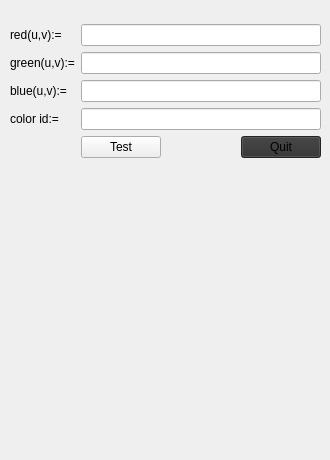
           <widget class="QWidget" name="SurfaceColor">
            <attribute name="title">
             <string>Color</string>
            </attribute>
            <widget class="QWidget" name="layoutWidget_2">
             <property name="geometry">
              <rect>
               <x>10</x>
               <y>0</y>
               <width>311</width>
               <height>451</height>
              </rect>
             </property>
             <layout class="QGridLayout" name="gridColorLayout">
              <item row="3" column="0">
               <widget class="QLabel" name="labelSurfaceBlue">
                <property name="text">
                 <string>blue(u,v):=</string>
                </property>
               </widget>
              </item>
              <item row="1" column="0">
               <widget class="QLabel" name="labelSurfaceRed">
                <property name="text">
                 <string>red(u,v):=</string>
                </property>
               </widget>
              </item>
              <item row="4" column="1">
               <widget class="QLineEdit" name="surfaceColorId"/>
              </item>
              <item row="4" column="0">
               <widget class="QLabel" name="labelSurfaceColorId">
                <property name="text">
                 <string>color id:=</string>
                </property>
               </widget>
              </item>
              <item row="1" column="1">
               <widget class="QLineEdit" name="surfaceRed">
                <property name="sizePolicy">
                 <sizepolicy hsizetype="Expanding" vsizetype="Fixed">
                  <horstretch>0</horstretch>
                  <verstretch>0</verstretch>
                 </sizepolicy>
                </property>
               </widget>
              </item>
              <item row="0" column="1">
               <spacer name="verticalSpacer_4">
                <property name="orientation">
                 <enum>Qt::Vertical</enum>
                </property>
                <property name="sizeType">
                 <enum>QSizePolicy::Fixed</enum>
                </property>
                <property name="sizeHint" stdset="0">
                 <size>
                  <width>20</width>
                  <height>24</height>
                 </size>
                </property>
               </spacer>
              </item>
              <item row="2" column="1">
               <widget class="QLineEdit" name="surfaceGreen"/>
              </item>
              <item row="3" column="1">
               <widget class="QLineEdit" name="surfaceBlue"/>
              </item>
              <item row="2" column="0">
               <widget class="QLabel" name="labelSurfaceGreen">
                <property name="text">
                 <string>green(u,v):=</string>
                </property>
               </widget>
              </item>
              <item row="6" column="1">
               <spacer name="verticalSpacer_5">
                <property name="orientation">
                 <enum>Qt::Vertical</enum>
                </property>
                <property name="sizeHint" stdset="0">
                 <size>
                  <width>20</width>
                  <height>40</height>
                 </size>
                </property>
               </spacer>
              </item>
              <item row="5" column="1">
               <layout class="QHBoxLayout" name="horizontalLayout_3">
                <item>
                 <widget class="QPushButton" name="btnFillSurfaceColorInput">
                  <property name="sizePolicy">
                   <sizepolicy hsizetype="Fixed" vsizetype="Fixed">
                    <horstretch>0</horstretch>
                    <verstretch>0</verstretch>
                   </sizepolicy>
                  </property>
                  <property name="text">
                   <string>Test</string>
                  </property>
                 </widget>
                </item>
                <item>
                 <spacer name="horizontalSpacer_2">
                  <property name="orientation">
                   <enum>Qt::Horizontal</enum>
                  </property>
                  <property name="sizeHint" stdset="0">
                   <size>
                    <width>40</width>
                    <height>20</height>
                   </size>
                  </property>
                 </spacer>
                </item>
                <item>
                 <widget class="QPushButton" name="btnQuit2">
                  <property name="palette">
                   <palette>
                    <active>
                     <colorrole role="WindowText">
                      <brush brushstyle="SolidPattern">
                       <color alpha="255">
                        <red>0</red>
                        <green>0</green>
                        <blue>0</blue>
                       </color>
                      </brush>
                     </colorrole>
                     <colorrole role="Button">
                      <brush brushstyle="SolidPattern">
                       <color alpha="255">
                        <red>179</red>
                        <green>15</green>
                        <blue>39</blue>
                       </color>
                      </brush>
                     </colorrole>
                     <colorrole role="Light">
                      <brush brushstyle="SolidPattern">
                       <color alpha="255">
                        <red>255</red>
                        <green>34</green>
                        <blue>66</blue>
                       </color>
                      </brush>
                     </colorrole>
                     <colorrole role="Midlight">
                      <brush brushstyle="SolidPattern">
                       <color alpha="255">
                        <red>217</red>
                        <green>24</green>
                        <blue>52</blue>
                       </color>
                      </brush>
                     </colorrole>
                     <colorrole role="Dark">
                      <brush brushstyle="SolidPattern">
                       <color alpha="255">
                        <red>89</red>
                        <green>7</green>
                        <blue>19</blue>
                       </color>
                      </brush>
                     </colorrole>
                     <colorrole role="Mid">
                      <brush brushstyle="SolidPattern">
                       <color alpha="255">
                        <red>119</red>
                        <green>10</green>
                        <blue>26</blue>
                       </color>
                      </brush>
                     </colorrole>
                     <colorrole role="Text">
                      <brush brushstyle="SolidPattern">
                       <color alpha="255">
                        <red>0</red>
                        <green>0</green>
                        <blue>0</blue>
                       </color>
                      </brush>
                     </colorrole>
                     <colorrole role="BrightText">
                      <brush brushstyle="SolidPattern">
                       <color alpha="255">
                        <red>255</red>
                        <green>255</green>
                        <blue>255</blue>
                       </color>
                      </brush>
                     </colorrole>
                     <colorrole role="ButtonText">
                      <brush brushstyle="SolidPattern">
                       <color alpha="255">
                        <red>0</red>
                        <green>0</green>
                        <blue>0</blue>
                       </color>
                      </brush>
                     </colorrole>
                     <colorrole role="Base">
                      <brush brushstyle="SolidPattern">
                       <color alpha="255">
                        <red>255</red>
                        <green>255</green>
                        <blue>255</blue>
                       </color>
                      </brush>
                     </colorrole>
                     <colorrole role="Window">
                      <brush brushstyle="SolidPattern">
                       <color alpha="255">
                        <red>179</red>
                        <green>15</green>
                        <blue>39</blue>
                       </color>
                      </brush>
                     </colorrole>
                     <colorrole role="Shadow">
                      <brush brushstyle="SolidPattern">
                       <color alpha="255">
                        <red>0</red>
                        <green>0</green>
                        <blue>0</blue>
                       </color>
                      </brush>
                     </colorrole>
                     <colorrole role="AlternateBase">
                      <brush brushstyle="SolidPattern">
                       <color alpha="255">
                        <red>217</red>
                        <green>135</green>
                        <blue>147</blue>
                       </color>
                      </brush>
                     </colorrole>
                     <colorrole role="ToolTipBase">
                      <brush brushstyle="SolidPattern">
                       <color alpha="255">
                        <red>255</red>
                        <green>255</green>
                        <blue>220</blue>
                       </color>
                      </brush>
                     </colorrole>
                     <colorrole role="ToolTipText">
                      <brush brushstyle="SolidPattern">
                       <color alpha="255">
                        <red>0</red>
                        <green>0</green>
                        <blue>0</blue>
                       </color>
                      </brush>
                     </colorrole>
                    </active>
                    <inactive>
                     <colorrole role="WindowText">
                      <brush brushstyle="SolidPattern">
                       <color alpha="216">
                        <red>255</red>
                        <green>255</green>
                        <blue>255</blue>
                       </color>
                      </brush>
                     </colorrole>
                     <colorrole role="Button">
                      <brush brushstyle="SolidPattern">
                       <color alpha="255">
                        <red>50</red>
                        <green>50</green>
                        <blue>50</blue>
                       </color>
                      </brush>
                     </colorrole>
                     <colorrole role="Light">
                      <brush brushstyle="SolidPattern">
                       <color alpha="255">
                        <red>55</red>
                        <green>55</green>
                        <blue>55</blue>
                       </color>
                      </brush>
                     </colorrole>
                     <colorrole role="Midlight">
                      <brush brushstyle="SolidPattern">
                       <color alpha="255">
                        <red>52</red>
                        <green>52</green>
                        <blue>52</blue>
                       </color>
                      </brush>
                     </colorrole>
                     <colorrole role="Dark">
                      <brush brushstyle="SolidPattern">
                       <color alpha="255">
                        <red>191</red>
                        <green>191</green>
                        <blue>191</blue>
                       </color>
                      </brush>
                     </colorrole>
                     <colorrole role="Mid">
                      <brush brushstyle="SolidPattern">
                       <color alpha="255">
                        <red>36</red>
                        <green>36</green>
                        <blue>36</blue>
                       </color>
                      </brush>
                     </colorrole>
                     <colorrole role="Text">
                      <brush brushstyle="SolidPattern">
                       <color alpha="216">
                        <red>255</red>
                        <green>255</green>
                        <blue>255</blue>
                       </color>
                      </brush>
                     </colorrole>
                     <colorrole role="BrightText">
                      <brush brushstyle="SolidPattern">
                       <color alpha="255">
                        <red>55</red>
                        <green>55</green>
                        <blue>55</blue>
                       </color>
                      </brush>
                     </colorrole>
                     <colorrole role="ButtonText">
                      <brush brushstyle="SolidPattern">
                       <color alpha="255">
                        <red>0</red>
                        <green>0</green>
                        <blue>0</blue>
                       </color>
                      </brush>
                     </colorrole>
                     <colorrole role="Base">
                      <brush brushstyle="SolidPattern">
                       <color alpha="255">
                        <red>23</red>
                        <green>23</green>
                        <blue>23</blue>
                       </color>
                      </brush>
                     </colorrole>
                     <colorrole role="Window">
                      <brush brushstyle="SolidPattern">
                       <color alpha="255">
                        <red>50</red>
                        <green>50</green>
                        <blue>50</blue>
                       </color>
                      </brush>
                     </colorrole>
                     <colorrole role="Shadow">
                      <brush brushstyle="SolidPattern">
                       <color alpha="255">
                        <red>0</red>
                        <green>0</green>
                        <blue>0</blue>
                       </color>
                      </brush>
                     </colorrole>
                     <colorrole role="AlternateBase">
                      <brush brushstyle="SolidPattern">
                       <color alpha="255">
                        <red>152</red>
                        <green>152</green>
                        <blue>152</blue>
                       </color>
                      </brush>
                     </colorrole>
                     <colorrole role="ToolTipBase">
                      <brush brushstyle="SolidPattern">
                       <color alpha="63">
                        <red>255</red>
                        <green>255</green>
                        <blue>255</blue>
                       </color>
                      </brush>
                     </colorrole>
                     <colorrole role="ToolTipText">
                      <brush brushstyle="SolidPattern">
                       <color alpha="255">
                        <red>0</red>
                        <green>0</green>
                        <blue>0</blue>
                       </color>
                      </brush>
                     </colorrole>
                    </inactive>
                    <disabled>
                     <colorrole role="WindowText">
                      <brush brushstyle="SolidPattern">
                       <color alpha="255">
                        <red>89</red>
                        <green>7</green>
                        <blue>19</blue>
                       </color>
                      </brush>
                     </colorrole>
                     <colorrole role="Button">
                      <brush brushstyle="SolidPattern">
                       <color alpha="255">
                        <red>179</red>
                        <green>15</green>
                        <blue>39</blue>
                       </color>
                      </brush>
                     </colorrole>
                     <colorrole role="Light">
                      <brush brushstyle="SolidPattern">
                       <color alpha="255">
                        <red>255</red>
                        <green>34</green>
                        <blue>66</blue>
                       </color>
                      </brush>
                     </colorrole>
                     <colorrole role="Midlight">
                      <brush brushstyle="SolidPattern">
                       <color alpha="255">
                        <red>217</red>
                        <green>24</green>
                        <blue>52</blue>
                       </color>
                      </brush>
                     </colorrole>
                     <colorrole role="Dark">
                      <brush brushstyle="SolidPattern">
                       <color alpha="255">
                        <red>89</red>
                        <green>7</green>
                        <blue>19</blue>
                       </color>
                      </brush>
                     </colorrole>
                     <colorrole role="Mid">
                      <brush brushstyle="SolidPattern">
                       <color alpha="255">
                        <red>119</red>
                        <green>10</green>
                        <blue>26</blue>
                       </color>
                      </brush>
                     </colorrole>
                     <colorrole role="Text">
                      <brush brushstyle="SolidPattern">
                       <color alpha="255">
                        <red>89</red>
                        <green>7</green>
                        <blue>19</blue>
                       </color>
                      </brush>
                     </colorrole>
                     <colorrole role="BrightText">
                      <brush brushstyle="SolidPattern">
                       <color alpha="255">
                        <red>255</red>
                        <green>255</green>
                        <blue>255</blue>
                       </color>
                      </brush>
                     </colorrole>
                     <colorrole role="ButtonText">
                      <brush brushstyle="SolidPattern">
                       <color alpha="255">
                        <red>89</red>
                        <green>7</green>
                        <blue>19</blue>
                       </color>
                      </brush>
                     </colorrole>
                     <colorrole role="Base">
                      <brush brushstyle="SolidPattern">
                       <color alpha="255">
                        <red>179</red>
                        <green>15</green>
                        <blue>39</blue>
                       </color>
                      </brush>
                     </colorrole>
                     <colorrole role="Window">
                      <brush brushstyle="SolidPattern">
                       <color alpha="255">
                        <red>179</red>
                        <green>15</green>
                        <blue>39</blue>
                       </color>
                      </brush>
                     </colorrole>
                     <colorrole role="Shadow">
                      <brush brushstyle="SolidPattern">
                       <color alpha="255">
                        <red>0</red>
                        <green>0</green>
                        <blue>0</blue>
                       </color>
                      </brush>
                     </colorrole>
                     <colorrole role="AlternateBase">
                      <brush brushstyle="SolidPattern">
                       <color alpha="255">
                        <red>152</red>
                        <green>152</green>
                        <blue>152</blue>
                       </color>
                      </brush>
                     </colorrole>
                     <colorrole role="ToolTipBase">
                      <brush brushstyle="SolidPattern">
                       <color alpha="63">
                        <red>255</red>
                        <green>255</green>
                        <blue>255</blue>
                       </color>
                      </brush>
                     </colorrole>
                     <colorrole role="ToolTipText">
                      <brush brushstyle="SolidPattern">
                       <color alpha="255">
                        <red>0</red>
                        <green>0</green>
                        <blue>0</blue>
                       </color>
                      </brush>
                     </colorrole>
                    </disabled>
                   </palette>
                  </property>
                  <property name="text">
                   <string>Quit</string>
                  </property>
                 </widget>
                </item>
               </layout>
              </item>
             </layout>
            </widget>
           </widget>
